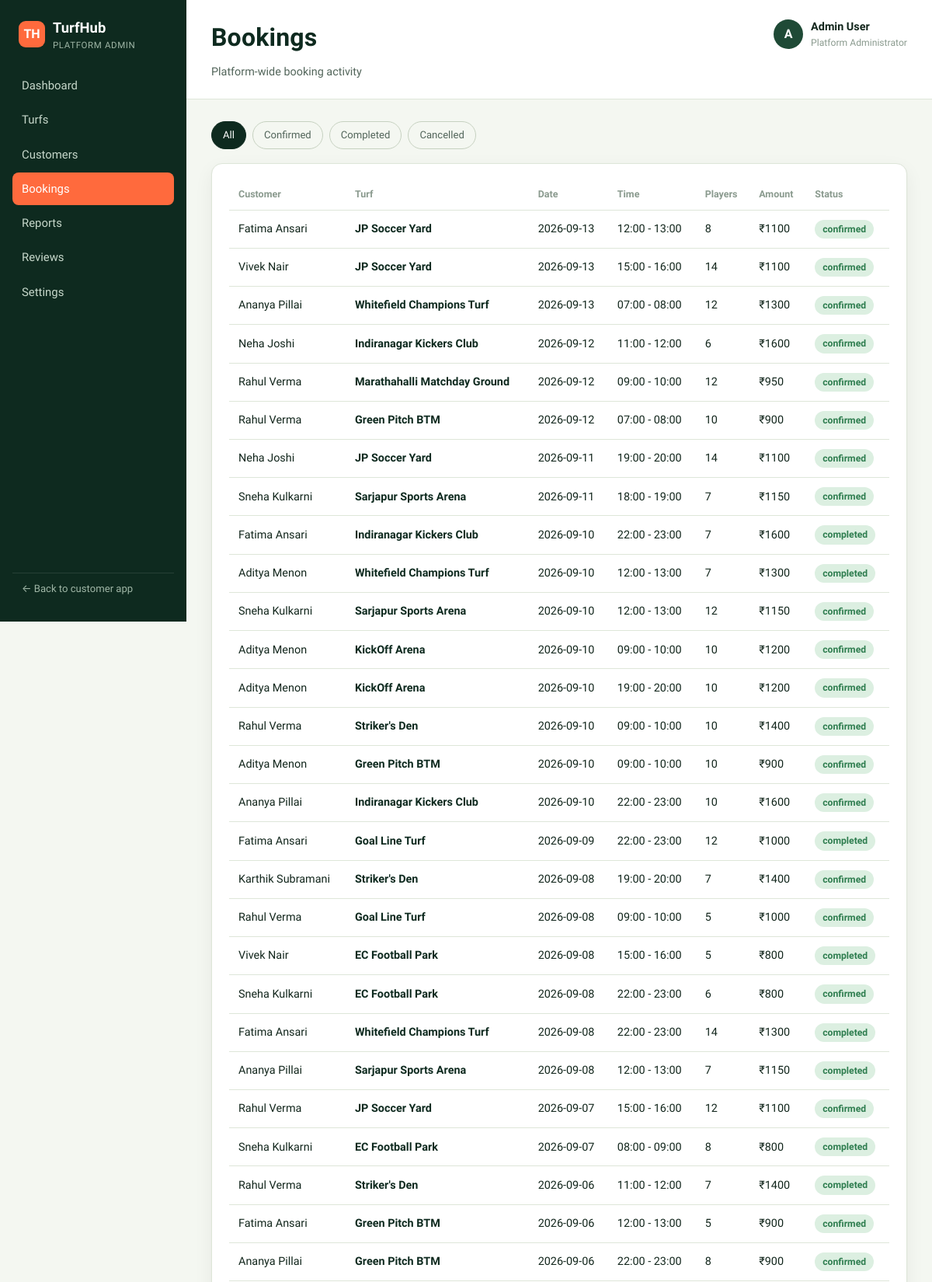
The app's page /admin/bookings (upper part) with its own data.
### tables this page shows
CREATE TABLE bookings (
    id INTEGER PRIMARY KEY,
    turf_id INTEGER REFERENCES turfs(id),
    customer_id INTEGER REFERENCES customers(id),
    booking_date TEXT NOT NULL,
    time_slot TEXT NOT NULL,
    players INTEGER NOT NULL,
    amount INTEGER NOT NULL,
    status TEXT NOT NULL DEFAULT 'confirmed',  -- confirmed / completed / cancelled
    created_at TEXT NOT NULL
);

CREATE TABLE customers (
    id INTEGER PRIMARY KEY,
    name TEXT NOT NULL,
    email TEXT NOT NULL,
    phone TEXT NOT NULL,
    joined_date TEXT NOT NULL
);

CREATE TABLE turfs (
    id INTEGER PRIMARY KEY,
    name TEXT NOT NULL,
    area TEXT NOT NULL,
    address TEXT NOT NULL,
    manager_id INTEGER REFERENCES managers(id),
    price_per_hour INTEGER NOT NULL,
    turf_type TEXT NOT NULL,          -- 5-a-side / 6-a-side / 7-a-side / 11-a-side
    surface_type TEXT NOT NULL,       -- Artificial Turf / Hybrid Grass / Natural Grass
    description TEXT NOT NULL,
    facilities TEXT NOT NULL,         -- comma separated
    opening_time TEXT NOT NULL,
    closing_time TEXT NOT NULL,
    rating REAL NOT NULL,
    status TEXT NOT NULL DEFAULT 'pending',       -- active / pending / suspended
    verified INTEGER NOT NULL DEFAULT 0,
    image TEXT NOT NULL,
    phone TEXT NOT NULL,
    distance_km REAL NOT NULL,
    created_at TEXT NOT NULL
);

### blueprints/admin/routes.py (the view)
@admin_bp.route("/bookings")
def bookings():
    conn = get_db()
    status = request.args.get("status", "")
    query = """SELECT bookings.*, turfs.name as turf_name, customers.name as customer_name
               FROM bookings
               JOIN turfs ON turfs.id = bookings.turf_id
               JOIN customers ON customers.id = bookings.customer_id"""
    params = []
    if status:
        query += " WHERE bookings.status=?"
        params.append(status)
    query += " ORDER BY bookings.booking_date DESC LIMIT 100"
    rows = conn.execute(query, params).fetchall()
    conn.close()
    return render_template("admin/bookings.html", bookings=rows, status=status)

### database.py (called while the page is built)
def get_db():
    conn = sqlite3.connect(DATABASE_PATH)
    conn.row_factory = sqlite3.Row
    conn.execute("PRAGMA foreign_keys = ON")
    return conn

### templates/admin/bookings.html (shortened to what this page needs)
{% extends "base_admin.html" %}
{% block admin_title %}Bookings{% endblock %}
{% block admin_subtitle %}Platform-wide booking activity{% endblock %}
{% block admin_content %}
<div class="pill-nav">
  <a href="{{ url_for('admin.bookings') }}" class="{{ 'active' if not status }}">All</a>
  <a href="{{ url_for('admin.bookings', status='confirmed') }}" class="{{ 'active' if status=='confirmed' }}">Confirmed</a>
  <a href="{{ url_for('admin.bookings', status='completed') }}" class="{{ 'active' if status=='completed' }}">Completed</a>
  <a href="{{ url_for('admin.bookings', status='cancelled') }}" class="{{ 'active' if status=='cancelled' }}">Cancelled</a>
</div>
<div class="panel">
  <div class="table-wrap">
    <table class="data-table">
      <thead><tr><th>Customer</th><th>Turf</th><th>Date</th><th>Time</th><th>Players</th><th>Amount</th><th>Status</th></tr></thead>
      <tbody>
        {% for b in bookings %}
        <tr>
          <td>{{ b.customer_name }}</td>
          <td class="cell-name">{{ b.turf_name }}</td>
          <td>{{ b.booking_date }}</td>
          <td>{{ b.time_slot }}</td>
          <td>{{ b.players }}</td>
          <td>₹{{ b.amount }}</td>
          <td><span class="badge badge-{{ b.status }}">{{ b.status }}</span></td>
        </tr>
        {% endfor %}
      </tbody>
    </table>
  </div>
</div>
{% endblock %}

### static/css/style.css (style rules this page uses)
:root { --bg: #F4F7F1; --bg-alt: #FFFFFF; --pitch-900: #0E2A1F; --pitch-800: #163829; --pitch-700: #1F4A36; --pitch-600: #2C5F45; --line: #DEE6D9; --line-strong: #C6D1C0; --ink: #12261C; --ink-soft: #52655A; --ink-faint: #8A9A8E; --accent: #FF6A3D; --accent-dark: #E14F22; --accent-soft: #FFE4D8; --amber: #E39A1F; --amber-soft: #FCEDCB; --success: #2E7D4F; --success-soft: #DCEFE1; --danger: #C63C3C; --danger-soft: #FBE1DF; --radius-sm: 8px; --radius-md: 14px; --radius-lg: 20px; --shadow-card: 0 1px 2px rgba(14,42,31,0.06), 0 8px 24px rgba(14,42,31,0.06); --font-display: 'Barlow Condensed', 'Arial Narrow', sans-serif; --font-body: 'Work Sans', -apple-system, sans-serif; }
* { box-sizing: border-box; }
html, body { margin: 0; padding: 0; }
body { font-family: var(--font-body); background: var(--bg); color: var(--ink); line-height: 1.5; -webkit-font-smoothing: antialiased; }
a { color: inherit; text-decoration: none; }
.badge { display: inline-flex; align-items: center; gap: 5px; padding: 3px 10px; border-radius: 999px; font-size: 0.76rem; font-weight: 600; }
.badge-active, .badge-confirmed, .badge-completed { background: var(--success-soft); color: var(--success); }
.panel { background: var(--bg-alt); border: 1px solid var(--line); border-radius: var(--radius-md); padding: 20px 22px; margin-bottom: 20px; box-shadow: var(--shadow-card); }
.table-wrap { overflow-x: auto; }
table.data-table { width: 100%; border-collapse: collapse; font-size: 0.9rem; }
.data-table th { text-align: left; padding: 10px 12px; color: var(--ink-faint); font-weight: 600; border-bottom: 1px solid var(--line); font-size: 0.78rem; }
.data-table td { padding: 12px; border-bottom: 1px solid var(--line); vertical-align: middle; }
.cell-name { font-weight: 600; color: var(--pitch-900); }
.pill-nav { display: flex; gap: 8px; margin-bottom: 18px; flex-wrap: wrap; }
.pill-nav a { padding: 7px 14px; border-radius: 999px; font-size: 0.82rem; border: 1px solid var(--line-strong); color: var(--ink-soft); }
.pill-nav a.active { background: var(--pitch-900); border-color: var(--pitch-900); color: #fff; }

### records on screen
bookings: customer_name "Fatima Ansari", turf_name "JP Soccer Yard", booking_date "2026-09-13", time_slot "12:00 - 13:00", players "8", amount "1100", status "confirmed"
bookings: customer_name "Vivek Nair", turf_name "JP Soccer Yard", booking_date "2026-09-13", time_slot "15:00 - 16:00", players "14", amount "1100", status "confirmed"
bookings: customer_name "Ananya Pillai", turf_name "Whitefield Champions Turf", booking_date "2026-09-13", time_slot "07:00 - 08:00", players "12", amount "1300", status "confirmed"
bookings: customer_name "Neha Joshi", turf_name "Indiranagar Kickers Club", booking_date "2026-09-12", time_slot "11:00 - 12:00", players "6", amount "1600", status "confirmed"
bookings: customer_name "Rahul Verma", turf_name "Marathahalli Matchday Ground", booking_date "2026-09-12", time_slot "09:00 - 10:00", players "12", amount "950", status "confirmed"
bookings: customer_name "Rahul Verma", turf_name "Green Pitch BTM", booking_date "2026-09-12", time_slot "07:00 - 08:00", players "10", amount "900", status "confirmed"
bookings: customer_name "Neha Joshi", turf_name "JP Soccer Yard", booking_date "2026-09-11", time_slot "19:00 - 20:00", players "14", amount "1100", status "confirmed"
bookings: customer_name "Sneha Kulkarni", turf_name "Sarjapur Sports Arena", booking_date "2026-09-11", time_slot "18:00 - 19:00", players "7", amount "1150", status "confirmed"
bookings: customer_name "Fatima Ansari", turf_name "Indiranagar Kickers Club", booking_date "2026-09-10", time_slot "22:00 - 23:00", players "7", amount "1600", status "completed"
bookings: customer_name "Aditya Menon", turf_name "Whitefield Champions Turf", booking_date "2026-09-10", time_slot "12:00 - 13:00", players "7", amount "1300", status "completed"
bookings: customer_name "Sneha Kulkarni", turf_name "Sarjapur Sports Arena", booking_date "2026-09-10", time_slot "12:00 - 13:00", players "12", amount "1150", status "confirmed"
bookings: customer_name "Aditya Menon", turf_name "KickOff Arena", booking_date "2026-09-10", time_slot "09:00 - 10:00", players "10", amount "1200", status "confirmed"
bookings: customer_name "Aditya Menon", turf_name "KickOff Arena", booking_date "2026-09-10", time_slot "19:00 - 20:00", players "10", amount "1200", status "confirmed"
bookings: customer_name "Rahul Verma", turf_name "Striker's Den", booking_date "2026-09-10", time_slot "09:00 - 10:00", players "10", amount "1400", status "confirmed"
bookings: customer_name "Aditya Menon", turf_name "Green Pitch BTM", booking_date "2026-09-10", time_slot "09:00 - 10:00", players "10", amount "900", status "confirmed"
bookings: customer_name "Ananya Pillai", turf_name "Indiranagar Kickers Club", booking_date "2026-09-10", time_slot "22:00 - 23:00", players "10", amount "1600", status "confirmed"
bookings: customer_name "Fatima Ansari", turf_name "Goal Line Turf", booking_date "2026-09-09", time_slot "22:00 - 23:00", players "12", amount "1000", status "completed"
bookings: customer_name "Karthik Subramani", turf_name "Striker's Den", booking_date "2026-09-08", time_slot "19:00 - 20:00", players "7", amount "1400", status "confirmed"
bookings: customer_name "Rahul Verma", turf_name "Goal Line Turf", booking_date "2026-09-08", time_slot "09:00 - 10:00", players "5", amount "1000", status "confirmed"
bookings: customer_name "Vivek Nair", turf_name "EC Football Park", booking_date "2026-09-08", time_slot "15:00 - 16:00", players "5", amount "800", status "completed"
bookings: customer_name "Sneha Kulkarni", turf_name "EC Football Park", booking_date "2026-09-08", time_slot "22:00 - 23:00", players "6", amount "800", status "confirmed"
bookings: customer_name "Fatima Ansari", turf_name "Whitefield Champions Turf", booking_date "2026-09-08", time_slot "22:00 - 23:00", players "14", amount "1300", status "completed"
bookings: customer_name "Ananya Pillai", turf_name "Sarjapur Sports Arena", booking_date "2026-09-08", time_slot "12:00 - 13:00", players "7", amount "1150", status "completed"
bookings: customer_name "Rahul Verma", turf_name "JP Soccer Yard", booking_date "2026-09-07", time_slot "15:00 - 16:00", players "12", amount "1100", status "confirmed"
bookings: customer_name "Sneha Kulkarni", turf_name "EC Football Park", booking_date "2026-09-07", time_slot "08:00 - 09:00", players "8", amount "800", status "completed"
bookings: customer_name "Rahul Verma", turf_name "Striker's Den", booking_date "2026-09-06", time_slot "11:00 - 12:00", players "7", amount "1400", status "completed"
bookings: customer_name "Fatima Ansari", turf_name "Green Pitch BTM", booking_date "2026-09-06", time_slot "12:00 - 13:00", players "5", amount "900", status "confirmed"
bookings: customer_name "Ananya Pillai", turf_name "Green Pitch BTM", booking_date "2026-09-06", time_slot "22:00 - 23:00", players "8", amount "900", status "confirmed"
